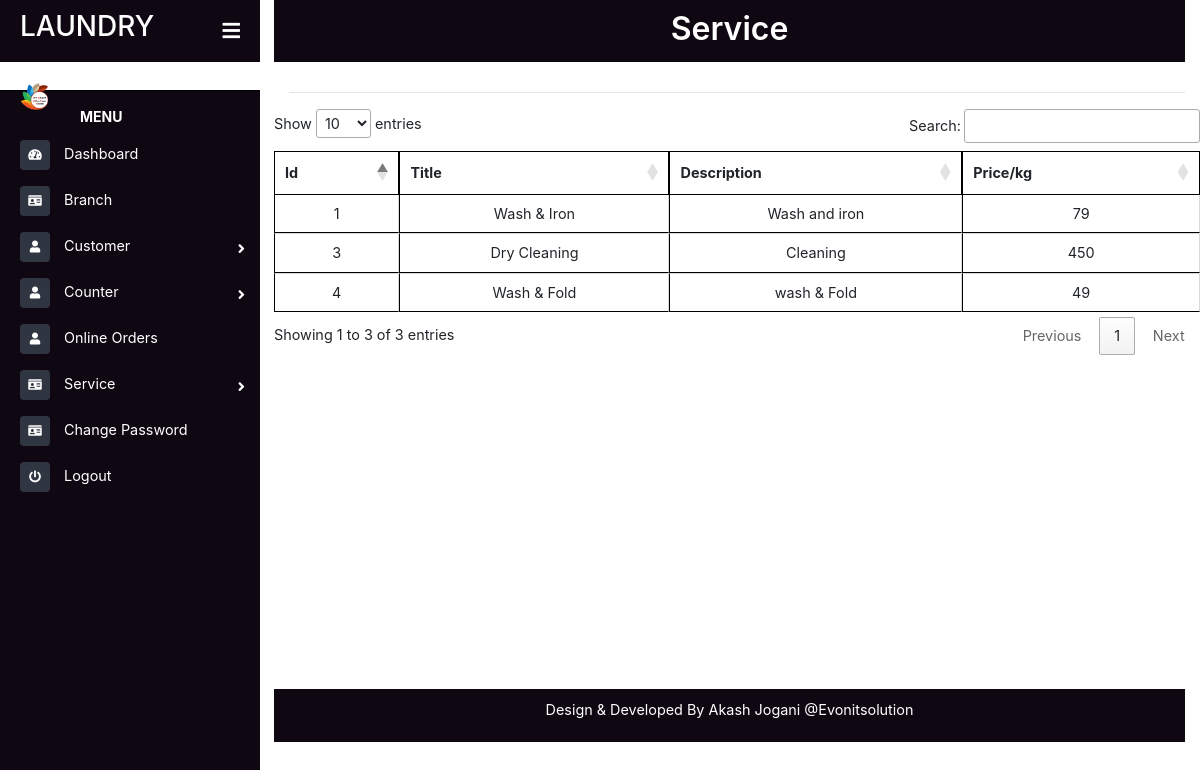
The app's page /shopkeeper/service.php, older data.
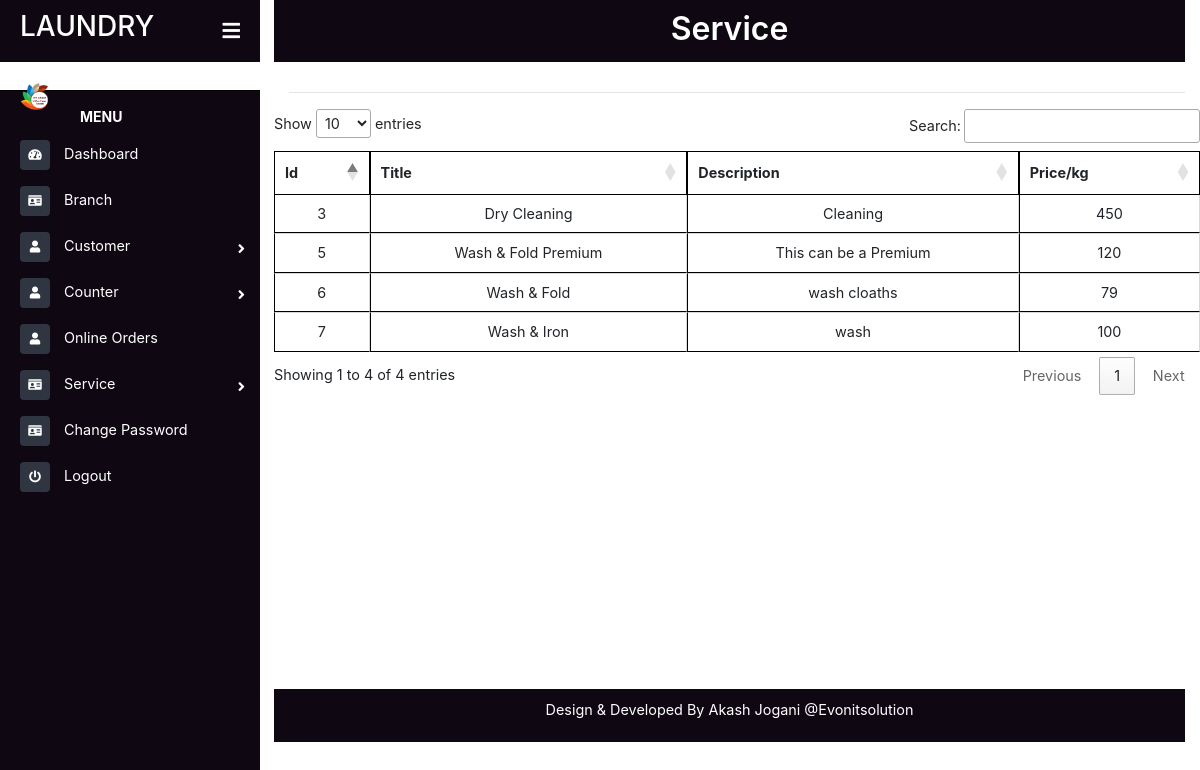
The same page, newer data.
### tables this page shows
CREATE TABLE `services` (
  `sid` bigint(10) NOT NULL,
  `title` varchar(20) NOT NULL,
  `dis` varchar(30) NOT NULL,
  `kgRate` double NOT NULL
);

### shopkeeper/service.php (the view, shortened to what this page needs)
<?php include("sidebar.php");
?>
<link href="assets/css/foms.css" rel="stylesheet">
<div class="page-content container-fluid">
    <div class="footer">
        <div class="d-flex justify-content-center">
             <h2 class="" style=" font-weight: 600">Service</h2>
        </div>
        <hr style="margin: 0px;">
    </div>
</div>
<main class="page-content">
    <div class="container">
        <hr />
        </div>
        <div class="table-responsive" style="overflow-y:scroll; height: 580px; width:80% margin-left: 100px;">
            <table id="example" class="cell-border" style="width:100%">
            <thead>
                <tr>
                    <th>Id</th>
                    <th>Title</th>
                    <th>Description</th>
                    <th>Price/kg</th>
                </tr>
            </thead>
            <tbody>
                <?php
                    $qry="select * from services";
                    $exc=mysqli_query($conn,$qry);
                    while($row=mysqli_fetch_array($exc)){
                    ?>
                    <tr class="text-center">
                        <td><?php echo $row['sid'] ?></td>
                        <td><?php echo $row['title'] ?></td>
                        <td><?php echo $row['dis'] ?></td>
                        <td><?php echo $row['kgRate'] ?></td>
                    </tr>
                    <?php
                    }
                ?>
            </tbody>
            </table>
        </div>
</main>
<?php include("../footer.php"); ?>

Row changes from the older to the newer data that the page shows:
removed services: sid "1", title "Wash & Iron", dis "Wash and iron", kgRate "79"
removed services: sid "4", title "Wash & Fold", dis "wash & Fold", kgRate "49"
added services: sid "5", title "Wash & Fold Premium", dis "This can be a Premium", kgRate "120"
added services: sid "6", title "Wash & Fold", dis "wash cloaths", kgRate "79"
added services: sid "7", title "Wash & Iron", dis "wash", kgRate "100"
Text that changed along with them:
text written by a page script: "Show entries Search: Showing 1 to 3 of 3 entries Previous 1 Next" → "Show entries Search: Showing 1 to 4 of 4 entries Previous 1 Next"
